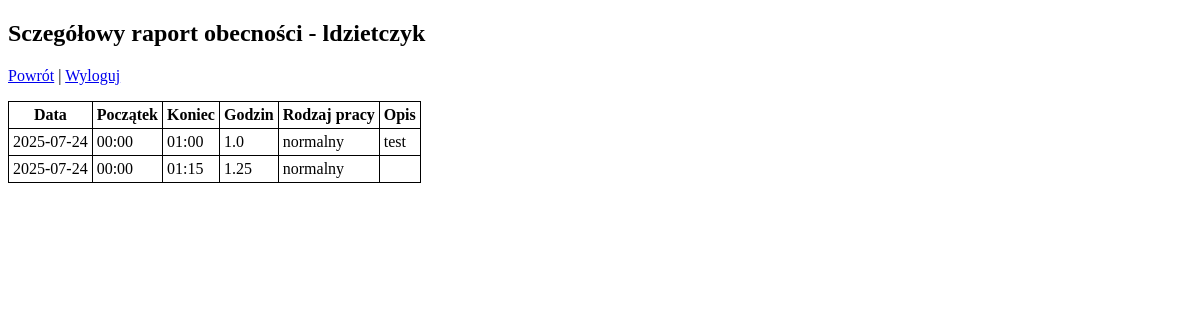
Page /detailraport (signed in) on the earlier database version.
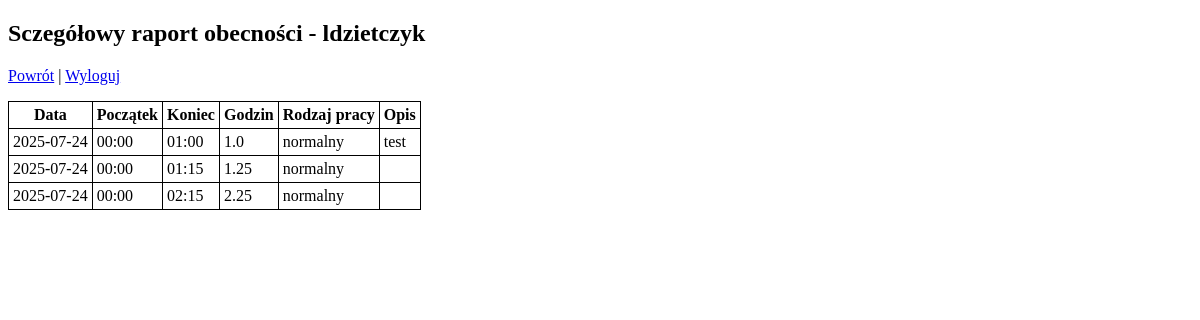
Same page on the later database version.
### app.py (models this page shows)
class Attendance(db.Model):
    id = db.Column(db.Integer, primary_key=True)
    user_id = db.Column(db.Integer, db.ForeignKey('user.id'), nullable=False)
    date = db.Column(db.Date, nullable=False)
    start_time = db.Column(db.Time, nullable=False)
    end_time = db.Column(db.Time, nullable=False)
    work_type = db.Column(db.String(50), nullable=False)
    description = db.Column(db.Text, nullable=True)
    timestamp = db.Column(db.DateTime, default=datetime.utcnow)

### app.py (the view)
@app.route('/detailraport')
def detailraport():
    if 'user_id' not in session:
        return redirect(url_for('login'))
    user = User.query.get(session['user_id'])
    entries = Attendance.query.filter_by(user_id=user.id).order_by(Attendance.date).all()
    return render_template('detailraport.html', entries=entries, username=user.username, datetime=datetime)

### templates/detailraport.html (shortened to what this page needs)
<!DOCTYPE html>
<html lang="pl">
<head>
</head>
<body>
    <h2>Sczegółowy raport obecności - {{ username }}</h2>
    <p><a href="{{ url_for('raport') }}">Powrót</a> | <a href="{{ url_for('logout') }}">Wyloguj</a></p>
    <table>
        <thead>
            <tr>
                <th>Data</th>
                <th>Początek</th>
                <th>Koniec</th>
                <th>Godzin</th>
                <th>Rodzaj pracy</th>
                <th>Opis</th>
            </tr>
        </thead>
        <tbody>
            {% for e in entries %}
            <tr>
                <td>{{ e.date }}</td>
                <td>{{ e.start_time.strftime('%H:%M') }}</td>
                <td>{{ e.end_time.strftime('%H:%M') }}</td>
                <td>{{ ((datetime.combine(e.date, e.end_time) - datetime.combine(e.date, e.start_time)).seconds // 3600) + (((datetime.combine(e.date, e.end_time) - datetime.combine(e.date, e.start_time)).seconds % 3600) // 60) / 60 }}</td>
                <td>{{ e.work_type }}</td>
                <td>{{ e.description or '' }}</td>
            </tr>
            {% endfor %}
        </tbody>
    </table>
</body>
</html>

Differences in the rows shown:
added Attendance: date "2025-07-24", start_time "00:00", end_time "02:15", date+end_time+start_time "2.25", work_type "normalny"
